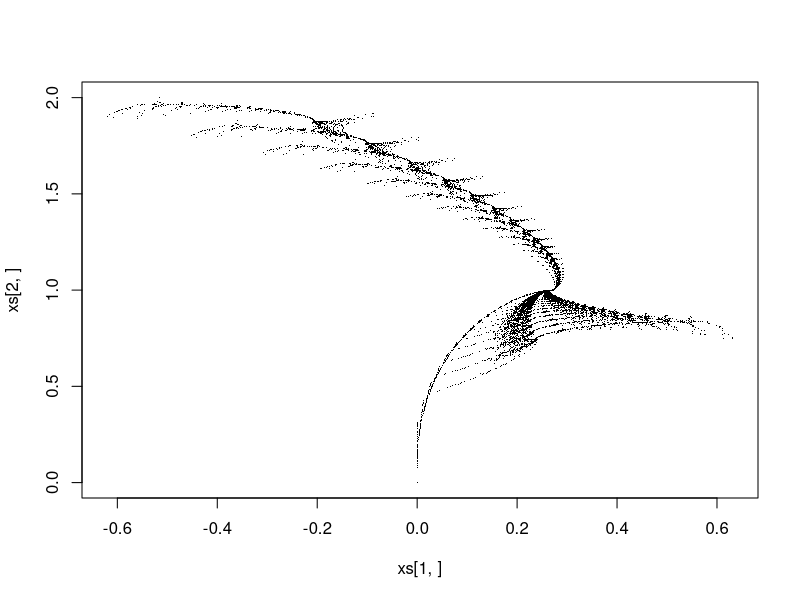

This chart was generated by the following R code:
a <- list(); b <- list()
a[[1]] <- matrix(c(0,0,0,.16),2,2)
a[[2]] <- matrix(c(.2,.23,-.26,.22),2,2)
a[[3]] <- matrix(c(-.15,.26,.28,.24),2,2)
a[[4]] <- matrix(c(.85,-.04,.04,.85),2,2)
b <- list(c(0,0),c(0,1.6),c(0,.44),c(0,.16))
p <- c(.01,.07,.07,.85)

reps <- 10000
xs <- numeric()
x <- c(0,0)
for (i in 1:reps) {
  xs <- cbind(xs,x)
  j <- sum(cumsum(p) < runif(1))+1; j
  x <- a[[j]] %*% x + b[[j]]
}
plot(xs[1,],xs[2,],pch=".")
